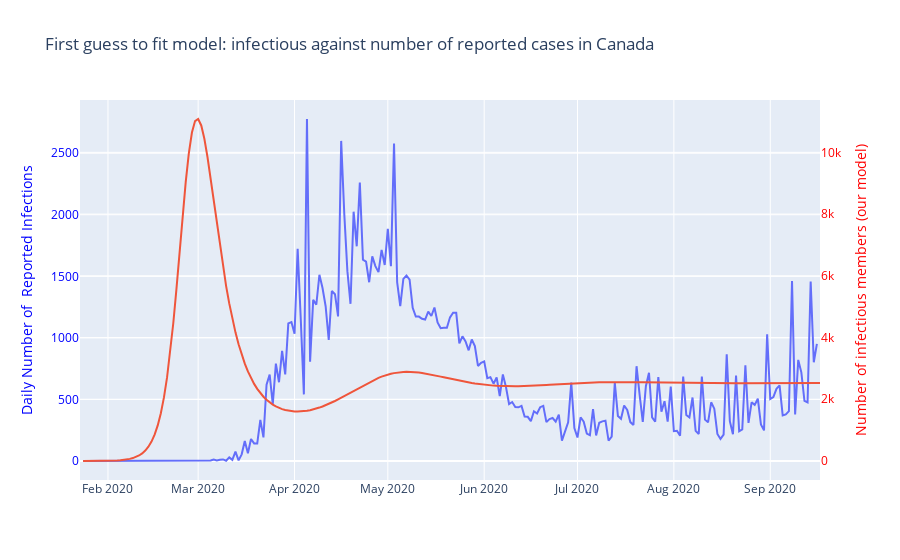

The code cell stored with this chart in its notebook:
### Code cell
display(tab1)

### Figure 1 — Plotly figure (JSON) as saved in the notebook; plotly's stock layout.template omitted (floating-point values rounded to 4 significant figures; data arrays with more than 128 entries replaced by an {"elided": "..."} marker saying what was removed)
{"data": [{"type": "scatter", "x": {"elided": "238 str values"}, "y": {"elided": "238 int values"}}, {"type": "scatter", "x": {"elided": "238 str values"}, "y": {"elided": "238 float values"}, "yaxis": "y2"}], "layout": {"showlegend": false, "title": {"text": "First guess to fit model: infectious against number of reported cases in Canada"}, "yaxis": {"tickfont": {"color": "blue"}, "title": {"font": {"color": "blue"}, "text": "Daily Number of  Reported Infections"}}, "yaxis2": {"overlaying": "y", "side": "right", "tickfont": {"color": "red"}, "title": {"font": {"color": "red"}, "text": "Number of infectious members (our model)"}}}}
